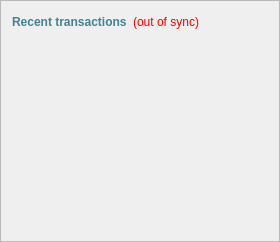
      <widget class="QFrame" name="frame_2">
       <property name="frameShape">
        <enum>QFrame::StyledPanel</enum>
       </property>
       <property name="frameShadow">
        <enum>QFrame::Raised</enum>
       </property>
       <layout class="QVBoxLayout" name="verticalLayout">
        <item>
         <layout class="QHBoxLayout" name="horizontalLayout_2">
          <item>
           <widget class="QLabel" name="label_4">
            <property name="palette">
             <palette>
              <active>
               <colorrole role="WindowText">
                <brush brushstyle="SolidPattern">
                 <color alpha="255">
                  <red>65</red>
                  <green>130</green>
                  <blue>148</blue>
                 </color>
                </brush>
               </colorrole>
               <colorrole role="Button">
                <brush brushstyle="SolidPattern">
                 <color alpha="255">
                  <red>65</red>
                  <green>130</green>
                  <blue>148</blue>
                 </color>
                </brush>
               </colorrole>
               <colorrole role="Light">
                <brush brushstyle="SolidPattern">
                 <color alpha="255">
                  <red>97</red>
                  <green>195</green>
                  <blue>222</blue>
                 </color>
                </brush>
               </colorrole>
               <colorrole role="Midlight">
                <brush brushstyle="SolidPattern">
                 <color alpha="255">
                  <red>81</red>
                  <green>162</green>
                  <blue>185</blue>
                 </color>
                </brush>
               </colorrole>
               <colorrole role="Dark">
                <brush brushstyle="SolidPattern">
                 <color alpha="255">
                  <red>32</red>
                  <green>65</green>
                  <blue>74</blue>
                 </color>
                </brush>
               </colorrole>
               <colorrole role="Mid">
                <brush brushstyle="SolidPattern">
                 <color alpha="255">
                  <red>43</red>
                  <green>87</green>
                  <blue>99</blue>
                 </color>
                </brush>
               </colorrole>
               <colorrole role="Text">
                <brush brushstyle="SolidPattern">
                 <color alpha="255">
                  <red>65</red>
                  <green>130</green>
                  <blue>148</blue>
                 </color>
                </brush>
               </colorrole>
               <colorrole role="BrightText">
                <brush brushstyle="SolidPattern">
                 <color alpha="255">
                  <red>255</red>
                  <green>255</green>
                  <blue>255</blue>
                 </color>
                </brush>
               </colorrole>
               <colorrole role="ButtonText">
                <brush brushstyle="SolidPattern">
                 <color alpha="255">
                  <red>0</red>
                  <green>0</green>
                  <blue>0</blue>
                 </color>
                </brush>
               </colorrole>
               <colorrole role="Base">
                <brush brushstyle="SolidPattern">
                 <color alpha="255">
                  <red>255</red>
                  <green>255</green>
                  <blue>255</blue>
                 </color>
                </brush>
               </colorrole>
               <colorrole role="Window">
                <brush brushstyle="SolidPattern">
                 <color alpha="255">
                  <red>65</red>
                  <green>130</green>
                  <blue>148</blue>
                 </color>
                </brush>
               </colorrole>
               <colorrole role="Shadow">
                <brush brushstyle="SolidPattern">
                 <color alpha="255">
                  <red>0</red>
                  <green>0</green>
                  <blue>0</blue>
                 </color>
                </brush>
               </colorrole>
               <colorrole role="AlternateBase">
                <brush brushstyle="SolidPattern">
                 <color alpha="255">
                  <red>160</red>
                  <green>192</green>
                  <blue>201</blue>
                 </color>
                </brush>
               </colorrole>
               <colorrole role="ToolTipBase">
                <brush brushstyle="SolidPattern">
                 <color alpha="255">
                  <red>255</red>
                  <green>255</green>
                  <blue>220</blue>
                 </color>
                </brush>
               </colorrole>
               <colorrole role="ToolTipText">
                <brush brushstyle="SolidPattern">
                 <color alpha="255">
                  <red>0</red>
                  <green>0</green>
                  <blue>0</blue>
                 </color>
                </brush>
               </colorrole>
              </active>
              <inactive>
               <colorrole role="WindowText">
                <brush brushstyle="SolidPattern">
                 <color alpha="255">
                  <red>65</red>
                  <green>130</green>
                  <blue>148</blue>
                 </color>
                </brush>
               </colorrole>
               <colorrole role="Button">
                <brush brushstyle="SolidPattern">
                 <color alpha="255">
                  <red>65</red>
                  <green>130</green>
                  <blue>148</blue>
                 </color>
                </brush>
               </colorrole>
               <colorrole role="Light">
                <brush brushstyle="SolidPattern">
                 <color alpha="255">
                  <red>97</red>
                  <green>195</green>
                  <blue>222</blue>
                 </color>
                </brush>
               </colorrole>
               <colorrole role="Midlight">
                <brush brushstyle="SolidPattern">
                 <color alpha="255">
                  <red>81</red>
                  <green>162</green>
                  <blue>185</blue>
                 </color>
                </brush>
               </colorrole>
               <colorrole role="Dark">
                <brush brushstyle="SolidPattern">
                 <color alpha="255">
                  <red>32</red>
                  <green>65</green>
                  <blue>74</blue>
                 </color>
                </brush>
               </colorrole>
               <colorrole role="Mid">
                <brush brushstyle="SolidPattern">
                 <color alpha="255">
                  <red>43</red>
                  <green>87</green>
                  <blue>99</blue>
                 </color>
                </brush>
               </colorrole>
               <colorrole role="Text">
                <brush brushstyle="SolidPattern">
                 <color alpha="255">
                  <red>65</red>
                  <green>130</green>
                  <blue>148</blue>
                 </color>
                </brush>
               </colorrole>
               <colorrole role="BrightText">
                <brush brushstyle="SolidPattern">
                 <color alpha="255">
                  <red>255</red>
                  <green>255</green>
                  <blue>255</blue>
                 </color>
                </brush>
               </colorrole>
               <colorrole role="ButtonText">
                <brush brushstyle="SolidPattern">
                 <color alpha="255">
                  <red>0</red>
                  <green>0</green>
                  <blue>0</blue>
                 </color>
                </brush>
               </colorrole>
               <colorrole role="Base">
                <brush brushstyle="SolidPattern">
                 <color alpha="255">
                  <red>255</red>
                  <green>255</green>
                  <blue>255</blue>
                 </color>
                </brush>
               </colorrole>
               <colorrole role="Window">
                <brush brushstyle="SolidPattern">
                 <color alpha="255">
                  <red>65</red>
                  <green>130</green>
                  <blue>148</blue>
                 </color>
                </brush>
               </colorrole>
               <colorrole role="Shadow">
                <brush brushstyle="SolidPattern">
                 <color alpha="255">
                  <red>0</red>
                  <green>0</green>
                  <blue>0</blue>
                 </color>
                </brush>
               </colorrole>
               <colorrole role="AlternateBase">
                <brush brushstyle="SolidPattern">
                 <color alpha="255">
                  <red>160</red>
                  <green>192</green>
                  <blue>201</blue>
                 </color>
                </brush>
               </colorrole>
               <colorrole role="ToolTipBase">
                <brush brushstyle="SolidPattern">
                 <color alpha="255">
                  <red>255</red>
                  <green>255</green>
                  <blue>220</blue>
                 </color>
                </brush>
               </colorrole>
               <colorrole role="ToolTipText">
                <brush brushstyle="SolidPattern">
                 <color alpha="255">
                  <red>0</red>
                  <green>0</green>
                  <blue>0</blue>
                 </color>
                </brush>
               </colorrole>
              </inactive>
              <disabled>
               <colorrole role="WindowText">
                <brush brushstyle="SolidPattern">
                 <color alpha="255">
                  <red>32</red>
                  <green>65</green>
                  <blue>74</blue>
                 </color>
                </brush>
               </colorrole>
               <colorrole role="Button">
                <brush brushstyle="SolidPattern">
                 <color alpha="255">
                  <red>65</red>
                  <green>130</green>
                  <blue>148</blue>
                 </color>
                </brush>
               </colorrole>
               <colorrole role="Light">
                <brush brushstyle="SolidPattern">
                 <color alpha="255">
                  <red>97</red>
                  <green>195</green>
                  <blue>222</blue>
                 </color>
                </brush>
               </colorrole>
               <colorrole role="Midlight">
                <brush brushstyle="SolidPattern">
                 <color alpha="255">
                  <red>81</red>
                  <green>162</green>
                  <blue>185</blue>
                 </color>
                </brush>
               </colorrole>
               <colorrole role="Dark">
                <brush brushstyle="SolidPattern">
                 <color alpha="255">
                  <red>32</red>
                  <green>65</green>
                  <blue>74</blue>
                 </color>
                </brush>
               </colorrole>
               <colorrole role="Mid">
                <brush brushstyle="SolidPattern">
                 <color alpha="255">
                  <red>43</red>
                  <green>87</green>
                  <blue>99</blue>
                 </color>
                </brush>
               </colorrole>
               <colorrole role="Text">
                <brush brushstyle="SolidPattern">
                 <color alpha="255">
                  <red>32</red>
                  <green>65</green>
                  <blue>74</blue>
                 </color>
                </brush>
               </colorrole>
               <colorrole role="BrightText">
                <brush brushstyle="SolidPattern">
                 <color alpha="255">
                  <red>255</red>
                  <green>255</green>
                  <blue>255</blue>
                 </color>
                </brush>
               </colorrole>
               <colorrole role="ButtonText">
                <brush brushstyle="SolidPattern">
                 <color alpha="255">
                  <red>32</red>
                  <green>65</green>
                  <blue>74</blue>
                 </color>
                </brush>
               </colorrole>
               <colorrole role="Base">
                <brush brushstyle="SolidPattern">
                 <color alpha="255">
                  <red>65</red>
                  <green>130</green>
                  <blue>148</blue>
                 </color>
                </brush>
               </colorrole>
               <colorrole role="Window">
                <brush brushstyle="SolidPattern">
                 <color alpha="255">
                  <red>65</red>
                  <green>130</green>
                  <blue>148</blue>
                 </color>
                </brush>
               </colorrole>
               <colorrole role="Shadow">
                <brush brushstyle="SolidPattern">
                 <color alpha="255">
                  <red>0</red>
                  <green>0</green>
                  <blue>0</blue>
                 </color>
                </brush>
               </colorrole>
               <colorrole role="AlternateBase">
                <brush brushstyle="SolidPattern">
                 <color alpha="255">
                  <red>65</red>
                  <green>130</green>
                  <blue>148</blue>
                 </color>
                </brush>
               </colorrole>
               <colorrole role="ToolTipBase">
                <brush brushstyle="SolidPattern">
                 <color alpha="255">
                  <red>255</red>
                  <green>255</green>
                  <blue>220</blue>
                 </color>
                </brush>
               </colorrole>
               <colorrole role="ToolTipText">
                <brush brushstyle="SolidPattern">
                 <color alpha="255">
                  <red>0</red>
                  <green>0</green>
                  <blue>0</blue>
                 </color>
                </brush>
               </colorrole>
              </disabled>
             </palette>
            </property>
            <property name="text">
             <string>&lt;b&gt;Recent transactions&lt;/b&gt;</string>
            </property>
           </widget>
          </item>
          <item>
           <widget class="QLabel" name="labelTransactionsStatus">
            <property name="toolTip">
             <string>The displayed information may be out of date. Your wallet automatically synchronizes with the Pesobit network after a connection is established, but this process has not completed yet.</string>
            </property>
            <property name="styleSheet">
             <string notr="true">QLabel { color: red; }</string>
            </property>
            <property name="text">
             <string notr="true">(out of sync)</string>
            </property>
            <property name="alignment">
             <set>Qt::AlignRight|Qt::AlignTrailing|Qt::AlignVCenter</set>
            </property>
           </widget>
          </item>
          <item>
           <spacer name="horizontalSpacer">
            <property name="orientation">
             <enum>Qt::Horizontal</enum>
            </property>
            <property name="sizeHint" stdset="0">
             <size>
              <width>40</width>
              <height>20</height>
             </size>
            </property>
           </spacer>
          </item>
         </layout>
        </item>
        <item>
         <widget class="QListView" name="listTransactions">
          <property name="palette">
           <palette>
            <active>
             <colorrole role="WindowText">
              <brush brushstyle="SolidPattern">
               <color alpha="255">
                <red>255</red>
                <green>255</green>
                <blue>255</blue>
               </color>
              </brush>
             </colorrole>
             <colorrole role="Button">
              <brush brushstyle="SolidPattern">
               <color alpha="0">
                <red>0</red>
                <green>0</green>
                <blue>0</blue>
               </color>
              </brush>
             </colorrole>
             <colorrole role="Light">
              <brush brushstyle="SolidPattern">
               <color alpha="0">
                <red>0</red>
                <green>0</green>
                <blue>0</blue>
               </color>
              </brush>
             </colorrole>
             <colorrole role="Midlight">
              <brush brushstyle="SolidPattern">
               <color alpha="0">
                <red>0</red>
                <green>0</green>
                <blue>0</blue>
               </color>
              </brush>
             </colorrole>
             <colorrole role="Dark">
              <brush brushstyle="SolidPattern">
               <color alpha="0">
                <red>0</red>
                <green>0</green>
                <blue>0</blue>
               </color>
              </brush>
             </colorrole>
             <colorrole role="Mid">
              <brush brushstyle="SolidPattern">
               <color alpha="0">
                <red>0</red>
                <green>0</green>
                <blue>0</blue>
               </color>
              </brush>
             </colorrole>
             <colorrole role="Text">
              <brush brushstyle="SolidPattern">
               <color alpha="255">
                <red>255</red>
                <green>255</green>
                <blue>255</blue>
               </color>
              </brush>
             </colorrole>
             <colorrole role="BrightText">
              <brush brushstyle="SolidPattern">
               <color alpha="255">
                <red>255</red>
                <green>255</green>
                <blue>255</blue>
               </color>
              </brush>
             </colorrole>
             <colorrole role="ButtonText">
              <brush brushstyle="SolidPattern">
               <color alpha="255">
                <red>255</red>
                <green>255</green>
                <blue>255</blue>
               </color>
              </brush>
             </colorrole>
             <colorrole role="Base">
              <brush brushstyle="NoBrush">
               <color alpha="255">
                <red>0</red>
                <green>0</green>
                <blue>0</blue>
               </color>
              </brush>
             </colorrole>
             <colorrole role="Window">
              <brush brushstyle="SolidPattern">
               <color alpha="0">
                <red>0</red>
                <green>0</green>
                <blue>0</blue>
               </color>
              </brush>
             </colorrole>
             <colorrole role="Shadow">
              <brush brushstyle="SolidPattern">
               <color alpha="255">
                <red>27</red>
                <green>146</green>
                <blue>179</blue>
               </color>
              </brush>
             </colorrole>
             <colorrole role="Highlight">
              <brush brushstyle="SolidPattern">
               <color alpha="255">
                <red>27</red>
                <green>146</green>
                <blue>179</blue>
               </color>
              </brush>
             </colorrole>
             <colorrole role="AlternateBase">
              <brush brushstyle="SolidPattern">
               <color alpha="127">
                <red>255</red>
                <green>255</green>
                <blue>255</blue>
               </color>
              </brush>
             </colorrole>
             <colorrole role="ToolTipBase">
              <brush brushstyle="SolidPattern">
               <color alpha="255">
                <red>255</red>
                <green>255</green>
                <blue>255</blue>
               </color>
              </brush>
             </colorrole>
             <colorrole role="ToolTipText">
              <brush brushstyle="SolidPattern">
               <color alpha="255">
                <red>255</red>
                <green>255</green>
                <blue>255</blue>
               </color>
              </brush>
             </colorrole>
            </active>
            <inactive>
             <colorrole role="WindowText">
              <brush brushstyle="SolidPattern">
               <color alpha="255">
                <red>255</red>
                <green>255</green>
                <blue>255</blue>
               </color>
              </brush>
             </colorrole>
             <colorrole role="Button">
              <brush brushstyle="SolidPattern">
               <color alpha="0">
                <red>0</red>
                <green>0</green>
                <blue>0</blue>
               </color>
              </brush>
             </colorrole>
             <colorrole role="Light">
              <brush brushstyle="SolidPattern">
               <color alpha="0">
                <red>0</red>
                <green>0</green>
                <blue>0</blue>
               </color>
              </brush>
             </colorrole>
             <colorrole role="Midlight">
              <brush brushstyle="SolidPattern">
               <color alpha="0">
                <red>0</red>
                <green>0</green>
                <blue>0</blue>
               </color>
              </brush>
             </colorrole>
             <colorrole role="Dark">
              <brush brushstyle="SolidPattern">
               <color alpha="0">
                <red>0</red>
                <green>0</green>
                <blue>0</blue>
               </color>
              </brush>
             </colorrole>
             <colorrole role="Mid">
              <brush brushstyle="SolidPattern">
               <color alpha="0">
                <red>0</red>
                <green>0</green>
                <blue>0</blue>
               </color>
              </brush>
             </colorrole>
             <colorrole role="Text">
              <brush brushstyle="SolidPattern">
               <color alpha="255">
                <red>255</red>
                <green>255</green>
                <blue>255</blue>
               </color>
              </brush>
             </colorrole>
             <colorrole role="BrightText">
              <brush brushstyle="SolidPattern">
               <color alpha="255">
                <red>255</red>
                <green>255</green>
                <blue>255</blue>
               </color>
              </brush>
             </colorrole>
             <colorrole role="ButtonText">
              <brush brushstyle="SolidPattern">
               <color alpha="255">
                <red>255</red>
                <green>255</green>
                <blue>255</blue>
               </color>
              </brush>
             </colorrole>
             <colorrole role="Base">
              <brush brushstyle="NoBrush">
               <color alpha="255">
                <red>0</red>
                <green>0</green>
                <blue>0</blue>
               </color>
              </brush>
             </colorrole>
             <colorrole role="Window">
              <brush brushstyle="SolidPattern">
               <color alpha="0">
                <red>0</red>
                <green>0</green>
                <blue>0</blue>
               </color>
              </brush>
             </colorrole>
             <colorrole role="Shadow">
              <brush brushstyle="SolidPattern">
               <color alpha="255">
                <red>27</red>
                <green>146</green>
                <blue>179</blue>
               </color>
              </brush>
             </colorrole>
             <colorrole role="Highlight">
              <brush brushstyle="SolidPattern">
               <color alpha="255">
                <red>27</red>
                <green>146</green>
                <blue>179</blue>
               </color>
              </brush>
             </colorrole>
             <colorrole role="AlternateBase">
              <brush brushstyle="SolidPattern">
               <color alpha="127">
                <red>255</red>
                <green>255</green>
                <blue>255</blue>
               </color>
              </brush>
             </colorrole>
             <colorrole role="ToolTipBase">
              <brush brushstyle="SolidPattern">
               <color alpha="255">
                <red>255</red>
                <green>255</green>
                <blue>255</blue>
               </color>
              </brush>
             </colorrole>
             <colorrole role="ToolTipText">
              <brush brushstyle="SolidPattern">
               <color alpha="255">
                <red>255</red>
                <green>255</green>
                <blue>255</blue>
               </color>
              </brush>
             </colorrole>
            </inactive>
            <disabled>
             <colorrole role="WindowText">
              <brush brushstyle="SolidPattern">
               <color alpha="0">
                <red>0</red>
                <green>0</green>
                <blue>0</blue>
               </color>
              </brush>
             </colorrole>
             <colorrole role="Button">
              <brush brushstyle="SolidPattern">
               <color alpha="0">
                <red>0</red>
                <green>0</green>
                <blue>0</blue>
               </color>
              </brush>
             </colorrole>
             <colorrole role="Light">
              <brush brushstyle="SolidPattern">
               <color alpha="0">
                <red>0</red>
                <green>0</green>
                <blue>0</blue>
               </color>
              </brush>
             </colorrole>
             <colorrole role="Midlight">
              <brush brushstyle="SolidPattern">
               <color alpha="0">
                <red>0</red>
                <green>0</green>
                <blue>0</blue>
               </color>
              </brush>
             </colorrole>
             <colorrole role="Dark">
              <brush brushstyle="SolidPattern">
               <color alpha="0">
                <red>0</red>
                <green>0</green>
                <blue>0</blue>
               </color>
              </brush>
             </colorrole>
             <colorrole role="Mid">
              <brush brushstyle="SolidPattern">
               <color alpha="0">
                <red>0</red>
                <green>0</green>
                <blue>0</blue>
               </color>
              </brush>
             </colorrole>
             <colorrole role="Text">
              <brush brushstyle="SolidPattern">
               <color alpha="0">
                <red>0</red>
                <green>0</green>
                <blue>0</blue>
               </color>
              </brush>
             </colorrole>
             <colorrole role="BrightText">
              <brush brushstyle="SolidPattern">
               <color alpha="255">
                <red>255</red>
                <green>255</green>
                <blue>255</blue>
               </color>
              </brush>
             </colorrole>
             <colorrole role="ButtonText">
              <brush brushstyle="SolidPattern">
               <color alpha="0">
                <red>0</red>
                <green>0</green>
                <blue>0</blue>
               </color>
              </brush>
             </colorrole>
             <colorrole role="Base">
              <brush brushstyle="NoBrush">
               <color alpha="255">
                <red>0</red>
                <green>0</green>
                <blue>0</blue>
               </color>
              </brush>
             </colorrole>
             <colorrole role="Window">
              <brush brushstyle="SolidPattern">
               <color alpha="0">
                <red>0</red>
                <green>0</green>
                <blue>0</blue>
               </color>
              </brush>
             </colorrole>
             <colorrole role="Shadow">
              <brush brushstyle="SolidPattern">
               <color alpha="255">
                <red>27</red>
                <green>146</green>
                <blue>179</blue>
               </color>
              </brush>
             </colorrole>
             <colorrole role="Highlight">
              <brush brushstyle="SolidPattern">
               <color alpha="255">
                <red>51</red>
                <green>153</green>
                <blue>255</blue>
               </color>
              </brush>
             </colorrole>
             <colorrole role="AlternateBase">
              <brush brushstyle="SolidPattern">
               <color alpha="127">
                <red>255</red>
                <green>255</green>
                <blue>255</blue>
               </color>
              </brush>
             </colorrole>
             <colorrole role="ToolTipBase">
              <brush brushstyle="SolidPattern">
               <color alpha="255">
                <red>255</red>
                <green>255</green>
                <blue>255</blue>
               </color>
              </brush>
             </colorrole>
             <colorrole role="ToolTipText">
              <brush brushstyle="SolidPattern">
               <color alpha="255">
                <red>255</red>
                <green>255</green>
                <blue>255</blue>
               </color>
              </brush>
             </colorrole>
            </disabled>
           </palette>
          </property>
          <property name="styleSheet">
           <string notr="true">QListView { background: transparent; }</string>
          </property>
          <property name="frameShape">
           <enum>QFrame::NoFrame</enum>
          </property>
          <property name="verticalScrollBarPolicy">
           <enum>Qt::ScrollBarAlwaysOff</enum>
          </property>
          <property name="horizontalScrollBarPolicy">
           <enum>Qt::ScrollBarAlwaysOff</enum>
          </property>
          <property name="selectionMode">
           <enum>QAbstractItemView::NoSelection</enum>
          </property>
         </widget>
        </item>
       </layout>
      </widget>
